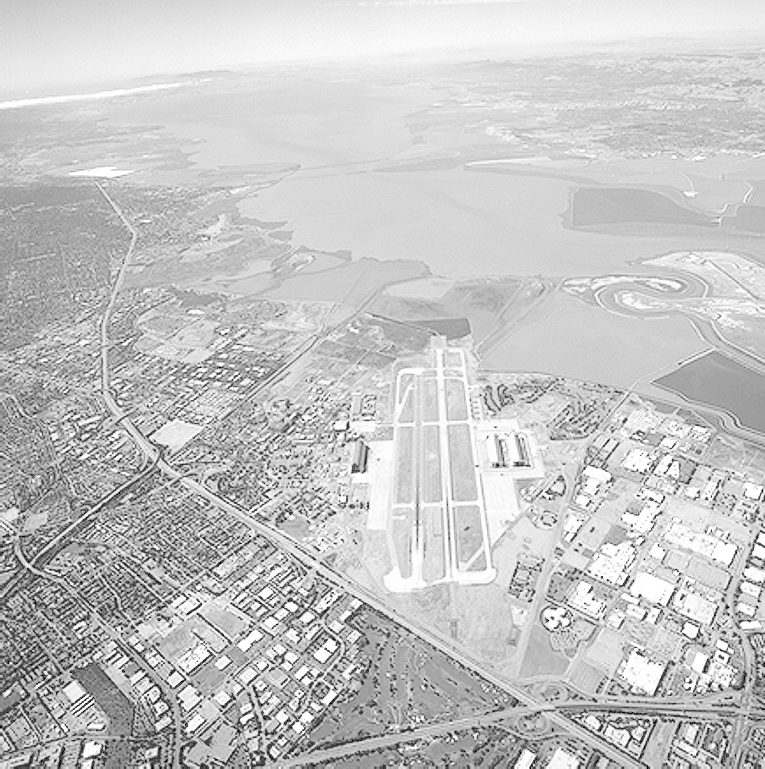
#> input picture images/runway.png, 765 x 769 px
$ jupyter execute q1.ipynb
#> lines starting #> are read from the running program, lines starting #| are printed output that depends on the picture
[cell 1]
import cv2 as cv
import numpy as np
import matplotlib.pyplot as plt

im = cv.imread('images/runway.png', cv.IMREAD_GRAYSCALE)
#> im is the input picture: shape (769, 765); min 0, max 255, mean 197.1
assert im is not None, 'Image not found'


gamma1 = 0.5
gamma2 = 2

gamma1_t = np.array([(i/255) ** gamma1 * 255 for i in np.arange(0, 256)]).astype(np.uint8)
gamma2_t = np.array([(i/255) ** gamma2 * 255 for i in np.arange(0, 256)]).astype(np.uint8)

#(a)
gamma1_new_im = gamma1_t[im]
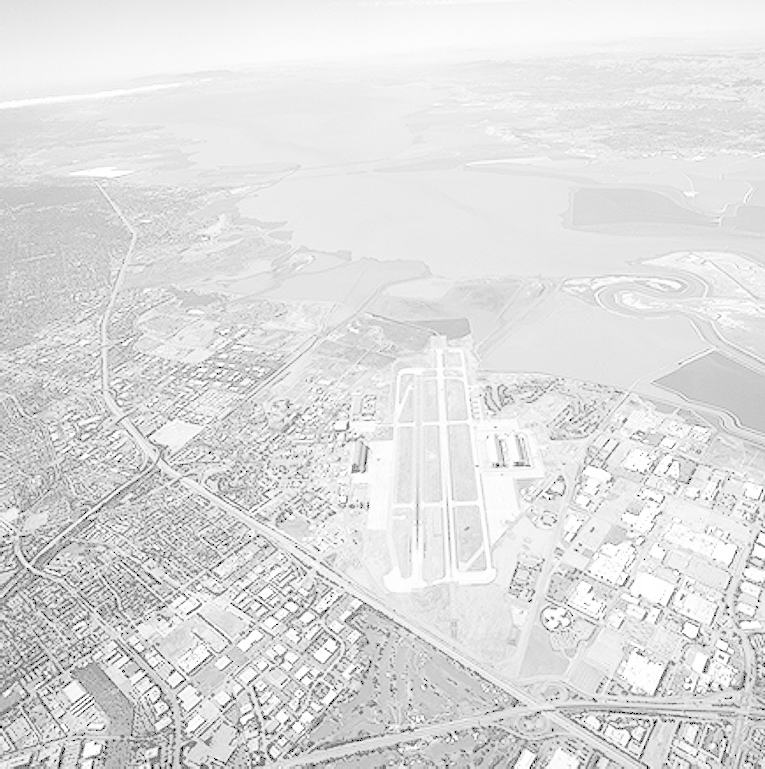
#> gamma1_new_im: shape (769, 765); min 0, max 255, mean 222

#(b)
gamma2_new_im = gamma2_t[im]
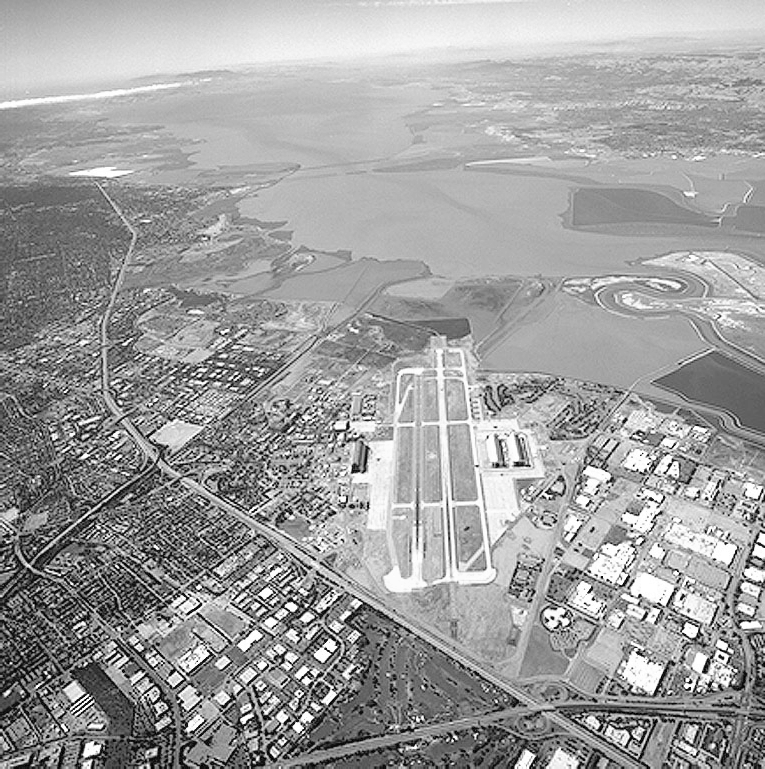
#> gamma2_new_im: shape (769, 765); min 0, max 255, mean 158.5

#(c)
t = np.zeros(256, dtype=np.uint8)
r1 = 0.2
r2 = 0.8

lower = int(r1 * 255)
upper = int(r2 * 255)

for i in range(256):
    if i < lower:
        t[i] = 0
    elif i > upper:
        t[i] = 255
    else:
        t[i] = np.round(((i - lower) / (upper - lower)) * 255).astype(np.uint8)

transformed_im = t[im]
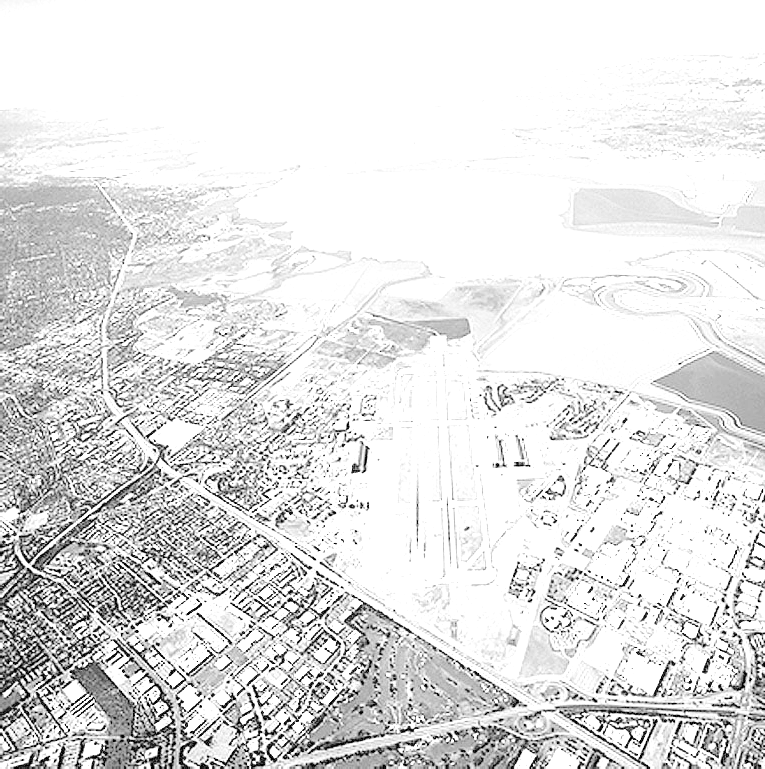
#> transformed_im: shape (769, 765); min 0, max 255, mean 225.4

fig, ax = plt.subplots(1, 3, figsize=(10, 5))
ax[0].imshow(gamma1_new_im, cmap='gray', vmin=0, vmax=255)
ax[0].set_title('Gamma - 0.5')
ax[0].axis('off')

ax[1].imshow(gamma2_new_im, cmap='gray', vmin=0, vmax=255)
ax[1].set_title('Gamma - 2')
ax[1].axis('off')

ax[2].imshow(transformed_im, cmap='gray', vmin=0, vmax=255)
ax[2].axis('off')
ax[2].set_title('Transformed')

plt.show()
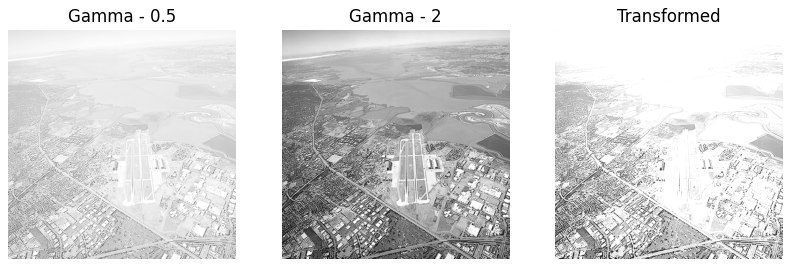
#> figure drawn by matplotlib, 3 panels
